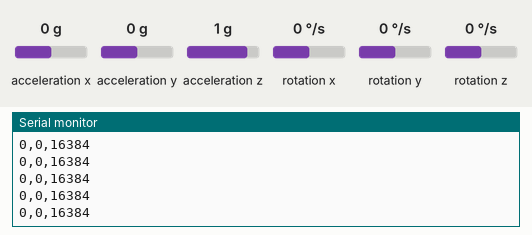
This sketch was run on a simulated Arduino Uno, built with avr-gcc and run on an emulated ATmega328P. On the bench: the last lines printed to the serial monitor. Wiring (inferred from the names in the program): MPU-6050 motion sensor at I2C address 0x68. The inputs (shaded band) are chosen by the test bench; at power-on: acceleration x 0 g, acceleration y 0 g, acceleration z 1 g, rotation x 0 °/s, rotation y 0 °/s, rotation z 0 °/s.

Above: at 1.7 s.
1.8 s: acceleration x set to -1.4 g
At 2.5 s:
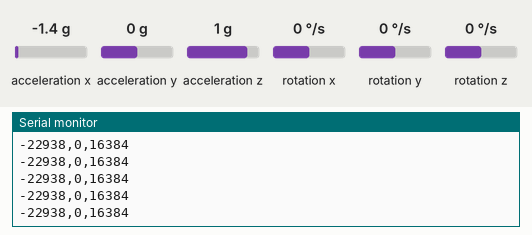
4.8 s: acceleration y set to 0.8 g
At 5.8 s:
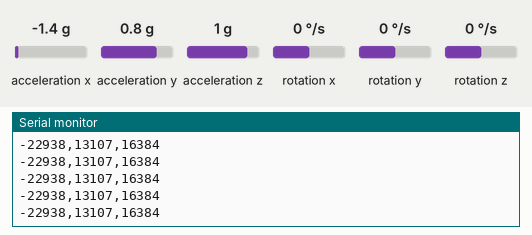
7.8 s: acceleration z set to -1.4 g
At 8.4 s:
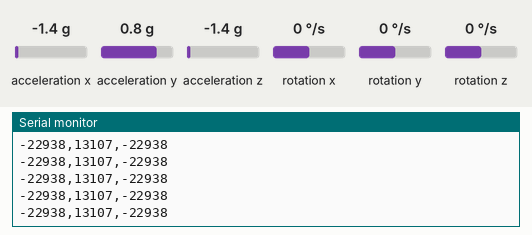

Measured:
- after the input at 1.8 s, the serial monitor: prints a new line at once (image 1)
- after the input at 4.8 s, the serial monitor: prints a new line at once (image 2)
- after the input at 7.8 s, the serial monitor: prints a new line at once (image 3)

The sketch:

MPU6050.ino
```cpp
/*
   Arduino and MPU6050 Accelerometer and Gyroscope Sensor Tutorial
   by Dejan, https://howtomechatronics.com
*/
#include <Wire.h>
#include "IMU_Cal.h"

const int MPU = 0x68; // MPU6050 I2C address
short AccX, AccY, AccZ;
float GyroX, GyroY, GyroZ;
float accAngleX, accAngleY, gyroAngleX, gyroAngleY, gyroAngleZ;
float roll, pitch, yaw;
float AccErrorX, AccErrorY, GyroErrorX, GyroErrorY, GyroErrorZ;
float elapsedTime, currentTime, previousTime;
int c = 0;
void setup() {
  Serial.begin(19200);
  Wire.begin();                      // Initialize comunication
  Wire.beginTransmission(MPU);       // Start communication with MPU6050 // MPU=0x68
  Wire.write(0x6B);                  // Talk to the register 6B
  Wire.write(0x00);                  // Make reset - place a 0 into the 6B register
  Wire.endTransmission(true);        // end the transmission
  /*
  // Configure Accelerometer Sensitivity - Full Scale Range (default +/- 2g)
  Wire.beginTransmission(MPU);
  Wire.write(0x1C);                  //Talk to the ACCEL_CONFIG register (1C hex)
  Wire.write(0x10);                  //Set the register bits as 00010000 (+/- 8g full scale range)
  Wire.endTransmission(true);
  // Configure Gyro Sensitivity - Full Scale Range (default +/- 250deg/s)
  Wire.beginTransmission(MPU);
  Wire.write(0x1B);                   // Talk to the GYRO_CONFIG register (1B hex)
  Wire.write(0x10);                   // Set the register bits as 00010000 (1000deg/s full scale)
  Wire.endTransmission(true);
  delay(20);
  // Call this function if you need to get the IMU error values for your module
  */
  calculate_IMU_error();
  delay(20);
}
void loop() {
  // === Read acceleromter data === //
  Wire.beginTransmission(MPU);
  Wire.write(0x3B); // Start with register 0x3B (ACCEL_XOUT_H)
  Wire.endTransmission(false);
  Wire.requestFrom(MPU, 6, true); // Read 6 registers total, each axis value is stored in 2 registers
  //For a range of +-2g, we need to divide the raw values by 16384, according to the datasheet
//  AccX = (Wire.read() << 8 | Wire.read()) / 16384.0; // X-axis value
//  AccY = (Wire.read() << 8 | Wire.read()) / 16384.0; // Y-axis value
//  AccZ = (Wire.read() << 8 | Wire.read()) / 16384.0; // Z-axis value

  uint8_t xha = Wire.read();
  uint8_t xla = Wire.read();
  uint8_t yha = Wire.read();
  uint8_t yla = Wire.read();
  uint8_t zha = Wire.read();
  uint8_t zla = Wire.read();

  AccX = xha << 8 | xla;
  AccY = yha << 8 | yla;
  AccZ = zha << 8 | zla;

//  // Calculating Roll and Pitch from the accelerometer data
//  accAngleX = (atan(AccY / sqrt(pow(AccX, 2) + pow(AccZ, 2))) * 180 / PI) - cal_AccErrorX;
//  accAngleY = (atan(-1 * AccX / sqrt(pow(AccY, 2) + pow(AccZ, 2))) * 180 / PI) - cal_AccErrorY;
//  // === Read gyroscope data === //
//  previousTime = currentTime;        // Previous time is stored before the actual time read
//  currentTime = millis();            // Current time actual time read
//  elapsedTime = (currentTime - previousTime) / 1000; // Divide by 1000 to get seconds
//  Wire.beginTransmission(MPU);
//  Wire.write(0x43); // Gyro data first register address 0x43
//  Wire.endTransmission(false);
//  Wire.requestFrom(MPU, 6, true); // Read 4 registers total, each axis value is stored in 2 registers
//  GyroX = (Wire.read() << 8 | Wire.read()) / 131.0; // For a 250deg/s range we have to divide first the raw value by 131.0, according to the datasheet
//  GyroY = (Wire.read() << 8 | Wire.read()) / 131.0;
//  GyroZ = (Wire.read() << 8 | Wire.read()) / 131.0;
//  // Correct the outputs with the calculated error values
//  GyroX = GyroX - cal_GyroErrorX;
//  GyroY = GyroY - cal_GyroErrorY;
//  GyroZ = GyroZ - cal_GyroErrorZ;
//  // Currently the raw values are in degrees per seconds, deg/s, so we need to multiply by sendonds (s) to get the angle in degrees
//  gyroAngleX = gyroAngleX + GyroX * elapsedTime; // deg/s * s = deg
//  gyroAngleY = gyroAngleY + GyroY * elapsedTime;
//  yaw =  yaw + GyroZ * elapsedTime;
//  // Complementary filter - combine acceleromter and gyro angle values
//  roll = 0.96 * gyroAngleX + 0.04 * accAngleX;
//  pitch = 0.96 * gyroAngleY + 0.04 * accAngleY;

  // Print the values on the serial monitor
//  Serial.print(roll);
//  Serial.print(",");
//  Serial.print(pitch);
//  Serial.print(",");
//  Serial.println(yaw);
  Serial.print(AccX);
  Serial.print(",");
  Serial.print(AccY);
  Serial.print(",");
  Serial.print(AccZ);
//  Serial.print(",");
//  Serial.print(GyroX);
//  Serial.print(",");
//  Serial.print(GyroY);
//  Serial.print(",");
//  Serial.print(GyroZ);
  Serial.println("");
}
void calculate_IMU_error() {
  // We can call this funtion in the setup section to calculate the accelerometer and gyro data error. From here we will get the error values used in the above equations printed on the Serial Monitor.
  // Note that we should place the IMU flat in order to get the proper values, so that we then can the correct values
  // Read accelerometer values 200 times
  while (c < 200) {
    Wire.beginTransmission(MPU);
    Wire.write(0x3B);
    Wire.endTransmission(false);
    Wire.requestFrom(MPU, 6, true);
    AccX = (Wire.read() << 8 | Wire.read()) / 16384.0 ;
    AccY = (Wire.read() << 8 | Wire.read()) / 16384.0 ;
    AccZ = (Wire.read() << 8 | Wire.read()) / 16384.0 ;
    // Sum all readings
    AccErrorX = AccErrorX + ((atan((AccY) / sqrt(pow((AccX), 2) + pow((AccZ), 2))) * 180 / PI));
    AccErrorY = AccErrorY + ((atan(-1 * (AccX) / sqrt(pow((AccY), 2) + pow((AccZ), 2))) * 180 / PI));
    c++;
  }
  //Divide the sum by 200 to get the error value
  AccErrorX = AccErrorX / 200;
  AccErrorY = AccErrorY / 200;
  c = 0;
  // Read gyro values 200 times
  while (c < 200) {
    Wire.beginTransmission(MPU);
    Wire.write(0x43);
    Wire.endTransmission(false);
    Wire.requestFrom(MPU, 6, true);
    GyroX = Wire.read() << 8 | Wire.read();
    GyroY = Wire.read() << 8 | Wire.read();
    GyroZ = Wire.read() << 8 | Wire.read();
    // Sum all readings
    GyroErrorX = GyroErrorX + (GyroX / 131.0);
    GyroErrorY = GyroErrorY + (GyroY / 131.0);
    GyroErrorZ = GyroErrorZ + (GyroZ / 131.0);
    c++;
  }
  //Divide the sum by 200 to get the error value
  GyroErrorX = GyroErrorX / 200;
  GyroErrorY = GyroErrorY / 200;
  GyroErrorZ = GyroErrorZ / 200;
  // Print the error values on the Serial Monitor
  Serial.print("AccErrorX: ");
  Serial.println(AccErrorX);
  Serial.print("AccErrorY: ");
  Serial.println(AccErrorY);
  Serial.print("GyroErrorX: ");
  Serial.println(GyroErrorX);
  Serial.print("GyroErrorY: ");
  Serial.println(GyroErrorY);
  Serial.print("GyroErrorZ: ");
  Serial.println(GyroErrorZ);
}
```

IMU_Cal.h
```cpp
float cal_AccErrorX = 0; //0.35;
float cal_AccErrorY = 0; //-75.34;
float cal_GyroErrorX = 0; //2.14;
float cal_GyroErrorY = 0; //498.99;
float cal_GyroErrorZ = 0; //1.07;
```
